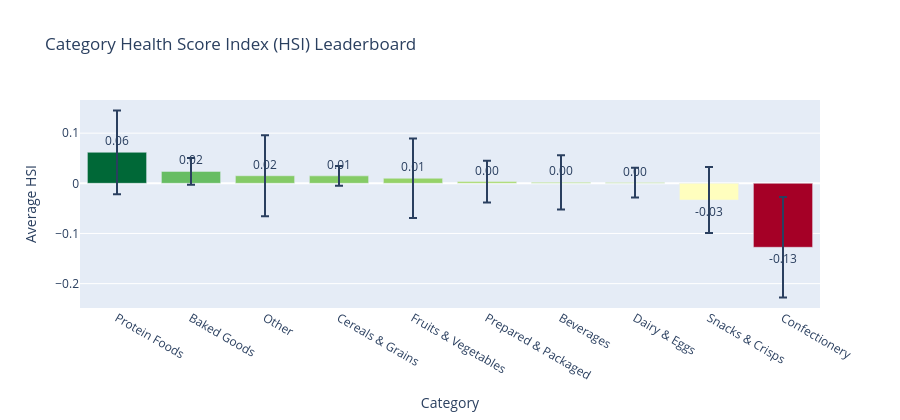

The cell this chart's notebook holds for it:
### Code cell
# Cell 9: Candidate's Choice — Health Score Index (HSI)
#
# Business Justification:
# The scatter plot (Story 3) requires the viewer to mentally integrate two axes.
# A single HSI collapses protein, fiber, sugar, and fat into one comparable metric.
# This lets a brand say "our product scores 0.72 vs. category average 0.31" —
# directly actionable for investor decks, R&D briefs, and retail shelf ranking.

def compute_health_score(df):
    def minmax(s):
        rng = s.max() - s.min()
        return (s - s.min()) / (rng if rng > 0 else 1.0)
    return (
        minmax(df['proteins_100g']) * 0.35
        + minmax(df['fiber_100g'])  * 0.30
        - minmax(df['sugars_100g']) * 0.25
        - minmax(df['fat_100g'])    * 0.10
    )

df_clean['health_score'] = compute_health_score(df_clean)

assert df_clean['health_score'].notna().all(), 'NaN health scores found'
assert df_clean['health_score'].std() > 0.05, 'Health scores have no meaningful variance'

# Min products per category scales with dataset size
min_cat_products = max(10, len(df_clean) // 500)

cat_hsi = (
    df_clean.groupby('primary_category')['health_score']
    .agg(avg_hsi='mean', hsi_std='std', n_products='count')
    .query(f'n_products >= {min_cat_products}')
    .sort_values('avg_hsi', ascending=False)
    .reset_index()
)

assert len(cat_hsi) >= 5, f'Need >= 5 categories in HSI chart, got {len(cat_hsi)}'

print('Category HSI Leaderboard:')
print(cat_hsi[['primary_category', 'avg_hsi', 'n_products']].to_string(index=False))

fig_hsi = px.bar(
    cat_hsi,
    x='primary_category',
    y='avg_hsi',
    error_y='hsi_std',
    color='avg_hsi',
    color_continuous_scale='RdYlGn',
    title='Category Health Score Index (HSI) Leaderboard',
    labels={'primary_category': 'Category', 'avg_hsi': 'Average HSI'},
    text='avg_hsi',
)
fig_hsi.update_traces(texttemplate='%{text:.2f}', textposition='outside')
fig_hsi.update_layout(coloraxis_showscale=False, height=420)
fig_hsi.show()
print("All Candidate's Choice assertions passed.")

### Figure 1 — Plotly figure (JSON) as saved in the notebook; plotly's stock layout.template omitted (floating-point values rounded to 4 significant figures)
{"data": [{"error_y": {"array": [0.08348, 0.02662, 0.0808, 0.01979, 0.07939, 0.04151, 0.05427, 0.0297, 0.06602, 0.1003]}, "hovertemplate": "Category=%{x}<br>Average HSI=%{marker.color}<extra></extra>", "legendgroup": "", "marker": {"color": [0.06187, 0.02377, 0.01506, 0.01486, 0.01009, 0.003483, 0.001916, 0.001394, -0.03327, -0.1275], "coloraxis": "coloraxis", "pattern": {"shape": ""}}, "name": "", "orientation": "v", "showlegend": false, "text": [0.06187, 0.02377, 0.01506, 0.01486, 0.01009, 0.003483, 0.001916, 0.001394, -0.03327, -0.1275], "textposition": "outside", "texttemplate": "%{text:.2f}", "type": "bar", "x": ["Protein Foods", "Baked Goods", "Other", "Cereals & Grains", "Fruits & Vegetables", "Prepared & Packaged", "Beverages", "Dairy & Eggs", "Snacks & Crisps", "Confectionery"], "xaxis": "x", "y": [0.06187, 0.02377, 0.01506, 0.01486, 0.01009, 0.003483, 0.001916, 0.001394, -0.03327, -0.1275], "yaxis": "y"}], "layout": {"barmode": "relative", "coloraxis": {"colorbar": {"title": {"text": "Average HSI"}}, "colorscale": [[0, "rgb(165,0,38)"], [0.1, "rgb(215,48,39)"], [0.2, "rgb(244,109,67)"], [0.3, "rgb(253,174,97)"], [0.4, "rgb(254,224,139)"], [0.5, "rgb(255,255,191)"], [0.6, "rgb(217,239,139)"], [0.7, "rgb(166,217,106)"], [0.8, "rgb(102,189,99)"], [0.9, "rgb(26,152,80)"], [1, "rgb(0,104,55)"]], "showscale": false}, "height": 420, "legend": {"tracegroupgap": 0}, "title": {"text": "Category Health Score Index (HSI) Leaderboard"}, "xaxis": {"anchor": "y", "domain": [0, 1], "title": {"text": "Category"}}, "yaxis": {"anchor": "x", "domain": [0, 1], "title": {"text": "Average HSI"}}}}
